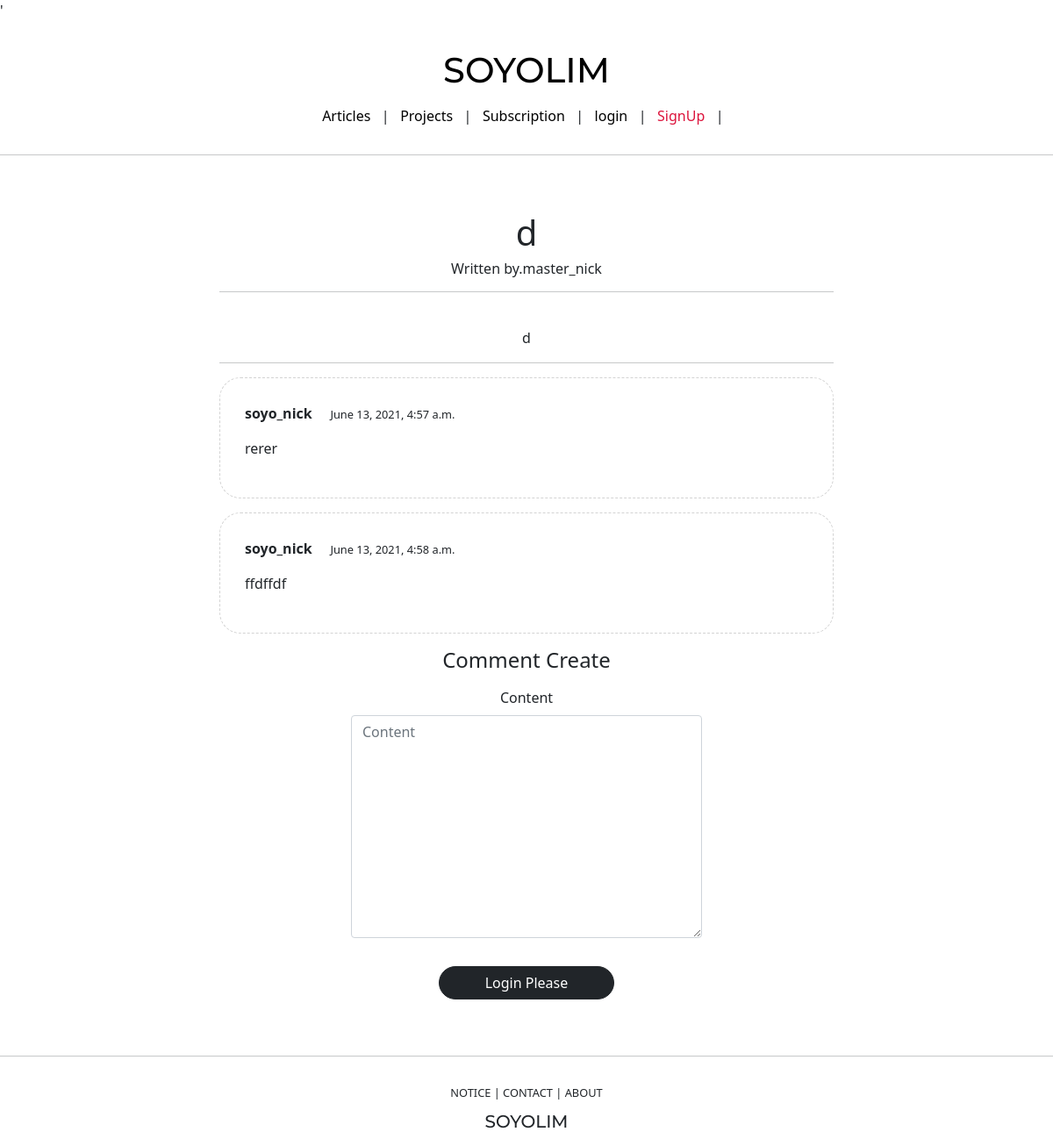
Screenshot of /articles/detail/5 with the database file from the repository.
### articleapp/models.py (models this page shows)
class Article(models.Model):
    writer = models.ForeignKey(User, on_delete=models.SET_NULL, related_name='article', null=True)
    project = models.ForeignKey(Project, on_delete=models.SET_NULL,related_name='article', null=True)
    title = models.CharField(max_length=200, null=True)
    image = models.ImageField(upload_to='article/',null=False)
    content = models.TextField(null=True)
    created_at = models.DateField(auto_now_add=True, null=True)

### profileapp/models.py (models this page shows)
class Profile(models.Model):
    user = models.OneToOneField(User,on_delete=models.CASCADE, related_name='profile')
    image = models.ImageField(upload_to='profile/',null=True)
    nickname = models.CharField(max_length=255, unique=True, null=True)
    message = models.CharField(max_length=100, null=True)

### commentapp/models.py (models this page shows)
class Comment(models.Model):
    article = models.ForeignKey(Article, on_delete=models.SET_NULL, null=True, related_name='comment')
    writer = models.ForeignKey(User, on_delete=models.SET_NULL, null=True, related_name='comment')
    content = models.TextField(null=False)
    created_at = models.DateTimeField(auto_now_add=True)

### articleapp/views.py (the view)
# urls.py: path('detail/<int:pk>', ArticleDetailView.as_view(), name='detail'),
class ArticleDetailView(DetailView,FormMixin):
    model = Article
    form_class = CommentCreationForm
    context_object_name = 'target_article'
    template_name = 'articleapp/detail.html'

### commentapp/forms.py
class CommentCreationForm(ModelForm):
    class Meta:
        model = Comment
        fields = ['content']

### articleapp/templates/articleapp/detail.html (shortened to what this page needs)
{% extends 'base.html' %}
{% block content %}
<div>
  <div style = "text-align: center; max-width: 700px; margin: 4rem auto;">
    <h1>
      {{ target_article.title}}
    </h1>
    <h6 style="font-weight: 300;">
      <span>Written by.</span>{{ target_article.writer.profile.nickname }}
    </h6>
    <hr>
    <p>
      {{ target_article.content }}
    </p>
    <hr>
    {% for comment in target_article.comment.all %}
      {% include 'commentapp/detail.html' with comment=comment %}
    {% endfor %}
    {% include 'commentapp/create.html' with article=target_article %}
  </div>
</div>
{% endblock %}

### commentapp/templates/commentapp/detail.html (shortened to what this page needs)
<div style="border: 1px dashed lightgrey; text-align:left; padding: 4%; margin: 1rem 0 ;border-radius: 1.5rem;">
  <div>
    <strong>{{comment.writer.profile.nickname}}</strong>
    <span style="font-size: 0.8rem;">{{ comment.created_at }}</span>
  </div>
  <div style="margin: 1rem 0;">
    {{ comment.content }}
  </div>
</div>

### rows the page displays
Article: title "d", writer.profile.nickname "master_nick", content "d"
Comment: writer.profile.nickname "soyo_nick", created_at "June 13, 2021, 4:57 a.m.", content "rerer"
Comment: writer.profile.nickname "soyo_nick", created_at "June 13, 2021, 4:58 a.m.", content "ffdffdf"
